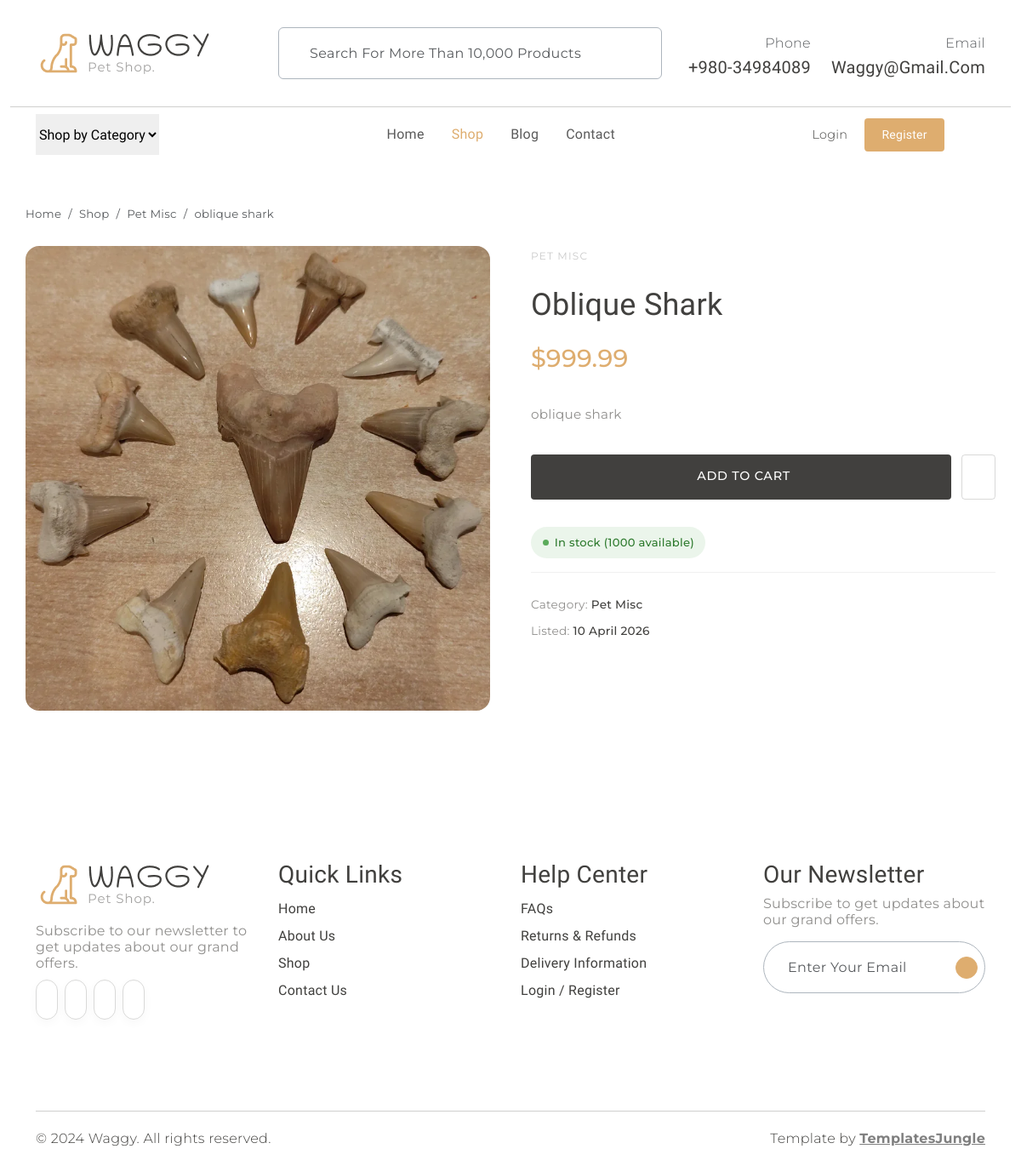
/shop/product/1, run on the app's committed database.
### models.py (models this page shows, shortened)
class Product(db.Model):
    __tablename__ = "products"
    id          = db.Column(db.Integer,     primary_key=True)
    name        = db.Column(db.String(120), nullable=False)
    category    = db.Column(db.String(30),  nullable=False, default="misc")
    description = db.Column(db.Text,        nullable=False, default="")
    image_filename = db.Column(db.String(256), nullable=True)
    price       = db.Column(db.Float,       nullable=False, default=0.0)
    is_active   = db.Column(db.Boolean,     nullable=False, default=True)
    stock       = db.Column(db.Integer,     nullable=False, default=0)
    created_at  = db.Column(db.DateTime,    nullable=False, default=datetime.utcnow)
    updated_at  = db.Column(db.DateTime,    nullable=False, default=datetime.utcnow,
                            onupdate=datetime.utcnow)
    @property
    def category_label(self) -> str:
        return PRODUCT_CATEGORIES.get(self.category, self.category.capitalize())
    @property
    def image_url(self) -> str:
        if self.image_filename:
            return f"images/products/{self.image_filename}"
        return "images/item1.jpg"

### shop.py (the view)
@shop_bp.route("/product/<int:product_id>")
def product_detail(product_id):
    product = Product.query.filter_by(id=product_id, is_active=True).first_or_404()
    related = (
        Product.query
        .filter_by(category=product.category, is_active=True)
        .filter(Product.id != product.id)
        .limit(4)
        .all()
    )
    return render_template(
        "shop/product.html",
        product=product,
        related=related,
        categories=PRODUCT_CATEGORIES,
    )

### templates/shop/product.html (shortened to what this page needs)
{% extends "base.html" %}
{% block content %}
<div class="container product-detail">
  <nav aria-label="breadcrumb" class="mb-4">
    <ol class="breadcrumb" style="font-family:var(--secondary-font); font-size:0.83rem;">
      <li class="breadcrumb-item"><a href="{{ url_for('main.index') }}" class="text-muted text-decoration-none">Home</a></li>
      <li class="breadcrumb-item"><a href="{{ url_for('shop.index') }}" class="text-muted text-decoration-none">Shop</a></li>
      <li class="breadcrumb-item">
        <a href="{{ url_for('shop.index', category=product.category) }}" class="text-muted text-decoration-none">
          {{ product.category_label }}
        </a>
      </li>
      <li class="breadcrumb-item active text-muted">{{ product.name }}</li>
    </ol>
  </nav>
  <div class="row g-5 align-items-start">
    <div class="col-md-6">
      <div class="detail-img-wrap">
        <img
          src="{{ url_for('static', filename=product.image_url) }}"
          alt="{{ product.name }}"
          onerror="this.src='{{ url_for('static', filename='images/item1.jpg') }}'"
        >
      </div>
    </div>
    <div class="col-md-6">
      <div class="detail-cat">{{ product.category_label }}</div>
      <h1 class="detail-name fw-normal">{{ product.name }}</h1>
      <div class="detail-price">${{ "%.2f" | format(product.price) }}</div>
      {% if product.description %}
        <div class="detail-desc">{{ product.description }}</div>
      {% else %}
        <div class="detail-desc" style="color:#D9D9D8; font-style:italic;">
          No description provided yet.
        </div>
      {% endif %}
      <div class="detail-actions">
        <button class="btn-cart-lg" {% if product.stock == 0 %}disabled style="opacity:0.5; cursor:not-allowed;"{% endif %}>
          {% if product.stock == 0 %}Out of Stock{% else %}Add to Cart{% endif %}
        </button>
        <button class="btn-wish-lg" title="Add to wishlist">
        </button>
      </div>
      <div class="stock-indicator mb-3">
        {% if product.stock == 0 %}
          <span class="stock-pill out">
            <span class="stock-dot"></span>
            Out of stock
          </span>
        {% elif product.stock <= 5 %}
          <span class="stock-pill low">
            <span class="stock-dot"></span>
            Only {{ product.stock }} left
          </span>
        {% else %}
          <span class="stock-pill in">
            <span class="stock-dot"></span>
            In stock ({{ product.stock }} available)
          </span>
        {% endif %}
      </div>
      <div class="detail-meta">
        <div class="mb-1">Category: <span>{{ product.category_label }}</span></div>
        <div>Listed: <span>{{ product.created_at.strftime('%d %B %Y') }}</span></div>
      </div>
    </div>
  </div>
</div>
{% endblock %}

### static/style.css (style rules this page uses)
:root { --header-height: 160px; --header-height-min: 80px; }
:root { --accent-color: #DEAD6F; --dark-color: #222222; --light-dark-color: #727272; --light-color: #fff; --grey-color: #dbdbdb; --light-grey-color: #fafafa; --primary-color: #6995B1; --light-primary-color: #eef1f3; }
:root { --body-font: 'Chilanka', cursive; --heading-font: 'Chilanka', cursive; --secondary-font: 'Montserrat', sans-serif; }
body { --bs-link-color: #333; --bs-link-hover-color: #333; --bs-link-color-rgb: 40, 40, 40; --bs-link-hover-color-rgb: 0, 0, 0; --bs-light-rgb: 248, 248, 248; --bs-font-sans-serif: 'Chilanka', cursive; --bs-body-font-family: var(--bs-font-sans-serif); --bs-body-font-size: 1rem; --bs-body-font-weight: 400; --bs-body-line-height: 2; --bs-body-color: #41403E; --bs-primary: #DEAD6F; --bs-primary-rgb: 222, 173, 111; --bs-primary-bg-subtle: #FFF9EB; --bs-border-color: #F7F7F7; --bs-secondary-rgb: 230, 243, 251; --bs-success-rgb: 238, 245, 228; --bs-danger-rgb: 249, 235, 231; --bs-warning-rgb: 255, 249, 235; --bs-info-rgb: 230, 243, 250; }
body { letter-spacing: 0.01625rem; }
h1, h2, h3, h4, h5, h6 { font-family: var(--heading-font); color: var(--bs-body-color); font-weight: 400; text-transform: capitalize; }
a { text-decoration: none; }

### templates/shop/product.html (style rules this page uses)
.product-detail { padding: 3rem 0 5rem; }
.detail-img-wrap { border-radius: 1rem; overflow: hidden; background: #f5f5f5; aspect-ratio: 1 / 1; }
.detail-img-wrap img { width: 100%; height: 100%; object-fit: cover; }
.detail-cat { font-family: var(--secondary-font); font-size: 0.75rem; letter-spacing: 0.1em; text-transform: uppercase; color: #CACACA; margin-bottom: 0.5rem; }
.detail-name { font-size: clamp(1.6rem,3vw,2.5rem); line-height: 1.2; margin-bottom: 0.75rem; }
.detail-price { font-family: var(--secondary-font); font-size: 1.8rem; font-weight: 500; color: #DEAD6F; margin-bottom: 1.5rem; }
.detail-desc { font-family: var(--secondary-font); font-size: 0.95rem; color: #908F8D; line-height: 1.9; margin-bottom: 2rem; white-space: pre-line; }
.stock-indicator { margin-bottom: 1.25rem; }
.stock-pill { display: inline-flex; align-items: center; gap: 0.45rem; font-family: var(--secondary-font); font-size: 0.82rem; font-weight: 500; padding: 0.35rem 0.85rem; border-radius: 2rem; letter-spacing: 0.02em; }
.stock-dot { width: 7px; height: 7px; border-radius: 50%; flex-shrink: 0; }
.stock-pill.in { background: rgba(90,171,90,0.12); color: #2d7a2d; }
.stock-pill.in .stock-dot { background: #5aab5a; }
.detail-actions { display: flex; gap: 0.75rem; flex-wrap: wrap; margin-bottom: 2rem; }
.btn-cart-lg { flex: 1; min-width: 160px; padding: 1rem 1.5rem; background: #41403E; color: #fff; border: none; border-radius: 0.25rem; font-family: var(--secondary-font); font-size: 0.9rem; font-weight: 500; text-transform: uppercase; letter-spacing: 0.05em; cursor: pointer; transition: background 0.2s; }
.btn-wish-lg { padding: 1rem 1.2rem; border: 1px solid rgba(65,64,62,0.20); border-radius: 0.25rem; background: transparent; cursor: pointer; color: #908F8D; font-size: 1.3rem; transition: all 0.2s; display: flex; align-items: center; }
.detail-meta { border-top: 1px solid rgba(65,64,62,0.08); padding-top: 1.5rem; font-family: var(--secondary-font); font-size: 0.85rem; color: #908F8D; }
.detail-meta span { color: var(--bs-body-color); font-weight: 500; }

### data on the page
Product: category_label "Pet Misc", name "oblique shark", image_filename (picture), category_label "PET MISC", name "Oblique Shark", price "999.99", description "oblique shark", stock "1000", created_at "10 April 2026"
